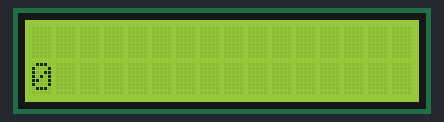
Simulated run of this sketch. Board: Arduino Uno, built with avr-gcc and run on an emulated ATmega328P. Shown: 16×2 character LCD.

Above: at 0.1 s.
At 4.1 s:
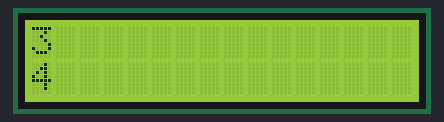
At 9.1 s:
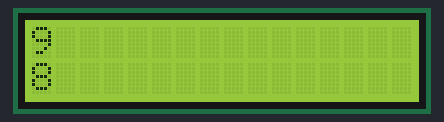
At 19.1 s:
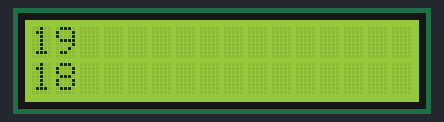
At 28.1 s:
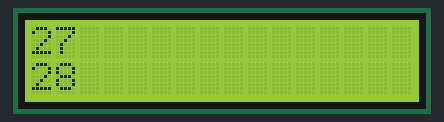
At 38.1 s:
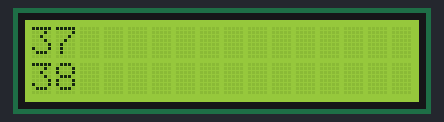

Measured:
- what the display in image 1 shows lasts 1.0 s, from 4.1 s to 5.1 s

The sketch:

lcd.ino
```cpp
/*
Arduino LDC test
*/

// include the library code:
#include <LiquidCrystal.h>

const int rs = 12, en = 11, d4 = 5, d5 = 4, d6 = 3, d7 = 2;
LiquidCrystal lcd(rs, en, d4, d5, d6, d7);

int line = 0;

void setup() {
	lcd.begin(16, 2);
}

void loop() {
	line++;
	if (line > 1) {
		line = 0;
	}
	int temp = millis() / 1000;
	ldcSetTextByLine(line, (String)temp);
	delay(1000);
}

void ldcSetTextByLine(int line, String content) {
	lcd.setCursor(0, line);
	lcd.print(content);
}
```
